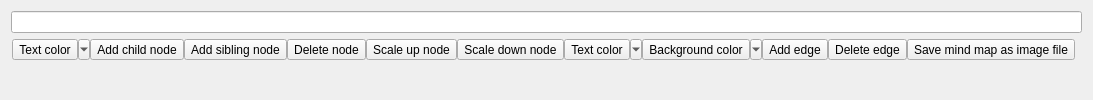
         <widget class="QWidget" name="mindMapEdit">
          <layout class="QGridLayout" name="gridLayout_9">
           <item row="0" column="0">
            <widget class="QLineEdit" name="mindMapName">
             <property name="maxLength">
              <number>300</number>
             </property>
            </widget>
           </item>
           <item row="1" column="0">
            <layout class="QVBoxLayout" name="verticalLayout">
             <property name="spacing">
              <number>0</number>
             </property>
             <item>
              <widget class="QFrame" name="mindMapToolbar">
               <layout class="QHBoxLayout" name="horizontalLayout">
                <property name="spacing">
                 <number>0</number>
                </property>
                <property name="leftMargin">
                 <number>0</number>
                </property>
                <property name="topMargin">
                 <number>0</number>
                </property>
                <property name="rightMargin">
                 <number>0</number>
                </property>
                <property name="bottomMargin">
                 <number>0</number>
                </property>
                <item>
                 <widget class="QLabel" name="topMindMapToolbarLabelLeft">
                  <property name="sizePolicy">
                   <sizepolicy hsizetype="Fixed" vsizetype="Preferred">
                    <horstretch>0</horstretch>
                    <verstretch>0</verstretch>
                   </sizepolicy>
                  </property>
                  <property name="minimumSize">
                   <size>
                    <width>1</width>
                    <height>0</height>
                   </size>
                  </property>
                  <property name="maximumSize">
                   <size>
                    <width>1</width>
                    <height>16777215</height>
                   </size>
                  </property>
                  <property name="text">
                   <string/>
                  </property>
                 </widget>
                </item>
                <item>
                 <widget class="ColoredToolButton" name="addRootNode">
                  <property name="toolTip">
                   <string>Node text color</string>
                  </property>
                  <property name="text">
                   <string>Text color</string>
                  </property>
                  <property name="icon">
                   <iconset resource="../../../scenarist-core/Resources/Resources.qrc">
                    <normaloff>:/Graphics/Icons/MindMap/add-root.png</normaloff>:/Graphics/Icons/MindMap/add-root.png</iconset>
                  </property>
                  <property name="iconSize">
                   <size>
                    <width>20</width>
                    <height>20</height>
                   </size>
                  </property>
                  <property name="popupMode">
                   <enum>QToolButton::MenuButtonPopup</enum>
                  </property>
                 </widget>
                </item>
                <item>
                 <widget class="FlatButton" name="addNode">
                  <property name="toolTip">
                   <string>Add child node</string>
                  </property>
                  <property name="text">
                   <string>Add child node</string>
                  </property>
                  <property name="icon">
                   <iconset resource="../../../scenarist-core/Resources/Resources.qrc">
                    <normaloff>:/Graphics/Icons/MindMap/add-child.png</normaloff>:/Graphics/Icons/MindMap/add-child.png</iconset>
                  </property>
                 </widget>
                </item>
                <item>
                 <widget class="FlatButton" name="addSiblingNode">
                  <property name="toolTip">
                   <string>Add sibling node</string>
                  </property>
                  <property name="text">
                   <string>Add sibling node</string>
                  </property>
                  <property name="icon">
                   <iconset resource="../../../scenarist-core/Resources/Resources.qrc">
                    <normaloff>:/Graphics/Icons/MindMap/add-sibling.png</normaloff>:/Graphics/Icons/MindMap/add-sibling.png</iconset>
                  </property>
                 </widget>
                </item>
                <item>
                 <widget class="FlatButton" name="deleteNode">
                  <property name="toolTip">
                   <string>Delete node (Del)</string>
                  </property>
                  <property name="text">
                   <string>Delete node</string>
                  </property>
                  <property name="icon">
                   <iconset resource="../../../scenarist-core/Resources/Resources.qrc">
                    <normaloff>:/Graphics/Icons/MindMap/remove-node.png</normaloff>:/Graphics/Icons/MindMap/remove-node.png</iconset>
                  </property>
                 </widget>
                </item>
                <item>
                 <widget class="FlatButton" name="biggerNode">
                  <property name="toolTip">
                   <string>Scale up node</string>
                  </property>
                  <property name="text">
                   <string>Scale up node</string>
                  </property>
                  <property name="icon">
                   <iconset resource="../../../scenarist-core/Resources/Resources.qrc">
                    <normaloff>:/Graphics/Icons/MindMap/scale-up.png</normaloff>:/Graphics/Icons/MindMap/scale-up.png</iconset>
                  </property>
                 </widget>
                </item>
                <item>
                 <widget class="FlatButton" name="smallerNode">
                  <property name="toolTip">
                   <string>Scale down node</string>
                  </property>
                  <property name="text">
                   <string>Scale down node</string>
                  </property>
                  <property name="icon">
                   <iconset resource="../../../scenarist-core/Resources/Resources.qrc">
                    <normaloff>:/Graphics/Icons/MindMap/scale-down.png</normaloff>:/Graphics/Icons/MindMap/scale-down.png</iconset>
                  </property>
                 </widget>
                </item>
                <item>
                 <widget class="ColoredToolButton" name="nodeTextColor">
                  <property name="toolTip">
                   <string>Node text color</string>
                  </property>
                  <property name="text">
                   <string>Text color</string>
                  </property>
                  <property name="icon">
                   <iconset resource="../../../scenarist-core/Resources/Resources.qrc">
                    <normaloff>:/Graphics/Iconset/format-color-text.svg</normaloff>:/Graphics/Iconset/format-color-text.svg</iconset>
                  </property>
                  <property name="iconSize">
                   <size>
                    <width>20</width>
                    <height>20</height>
                   </size>
                  </property>
                  <property name="popupMode">
                   <enum>QToolButton::MenuButtonPopup</enum>
                  </property>
                 </widget>
                </item>
                <item>
                 <widget class="ColoredToolButton" name="nodeBackgroundColor">
                  <property name="toolTip">
                   <string>Node background color</string>
                  </property>
                  <property name="text">
                   <string>Background color</string>
                  </property>
                  <property name="icon">
                   <iconset resource="../../../scenarist-core/Resources/Resources.qrc">
                    <normaloff>:/Graphics/Iconset/format-color-fill.svg</normaloff>:/Graphics/Iconset/format-color-fill.svg</iconset>
                  </property>
                  <property name="iconSize">
                   <size>
                    <width>20</width>
                    <height>20</height>
                   </size>
                  </property>
                  <property name="popupMode">
                   <enum>QToolButton::MenuButtonPopup</enum>
                  </property>
                 </widget>
                </item>
                <item>
                 <widget class="FlatButton" name="addEdge">
                  <property name="toolTip">
                   <string>Add edge</string>
                  </property>
                  <property name="text">
                   <string>Add edge</string>
                  </property>
                  <property name="icon">
                   <iconset resource="../../../scenarist-core/Resources/Resources.qrc">
                    <normaloff>:/Graphics/Icons/MindMap/add-edge.png</normaloff>:/Graphics/Icons/MindMap/add-edge.png</iconset>
                  </property>
                 </widget>
                </item>
                <item>
                 <widget class="FlatButton" name="deleteEdge">
                  <property name="toolTip">
                   <string>Delete edge</string>
                  </property>
                  <property name="text">
                   <string>Delete edge</string>
                  </property>
                  <property name="icon">
                   <iconset resource="../../../scenarist-core/Resources/Resources.qrc">
                    <normaloff>:/Graphics/Icons/MindMap/remove-edge.png</normaloff>:/Graphics/Icons/MindMap/remove-edge.png</iconset>
                  </property>
                 </widget>
                </item>
                <item>
                 <widget class="FlatButton" name="mindMapSaveToFile">
                  <property name="toolTip">
                   <string>Save mind map as image file</string>
                  </property>
                  <property name="text">
                   <string>Save mind map as image file</string>
                  </property>
                  <property name="icon">
                   <iconset resource="../../../scenarist-core/Resources/Resources.qrc">
                    <normaloff>:/Graphics/Iconset/content-save.svg</normaloff>:/Graphics/Iconset/content-save.svg</iconset>
                  </property>
                 </widget>
                </item>
                <item>
                 <widget class="QLabel" name="topMindMapToolbarLabelRight">
                  <property name="sizePolicy">
                   <sizepolicy hsizetype="Expanding" vsizetype="Preferred">
                    <horstretch>0</horstretch>
                    <verstretch>0</verstretch>
                   </sizepolicy>
                  </property>
                  <property name="text">
                   <string/>
                  </property>
                 </widget>
                </item>
               </layout>
              </widget>
             </item>
             <item>
              <widget class="GraphWidget" name="mindMap" native="true">
               <property name="sizePolicy">
                <sizepolicy hsizetype="Preferred" vsizetype="Expanding">
                 <horstretch>0</horstretch>
                 <verstretch>0</verstretch>
                </sizepolicy>
               </property>
              </widget>
             </item>
            </layout>
           </item>
          </layout>
         </widget>
